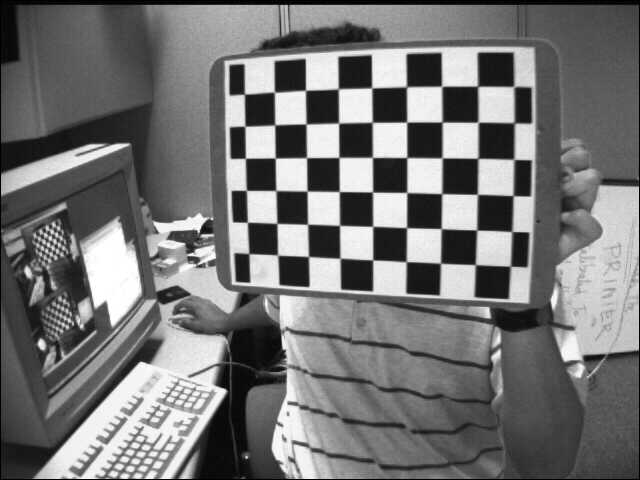
#> input picture Vision/images/imagesOpenCV/left01.jpg, 640 x 480 px, given in place of the camera
$ python Contour.py   (older library calls are emulated)
#> lines starting #> are read from the running program, lines starting #| are printed output that depends on the picture; after the words box and inside, x2 and y2 are one past the last pixel; in counts of white or black regions, pixels touching at a corner belong together
import numpy as np
import cv2
cap = cv2.VideoCapture(0)

while (True):

    ret, frame = cap.read()
#> frame is the input picture: shape (480, 640, 3); min 0, max 255, mean 116.6
    imgray = cv2.cvtColor(frame, cv2.COLOR_BGR2GRAY)
    ret,thresh = cv2.threshold(imgray,127,255,0)
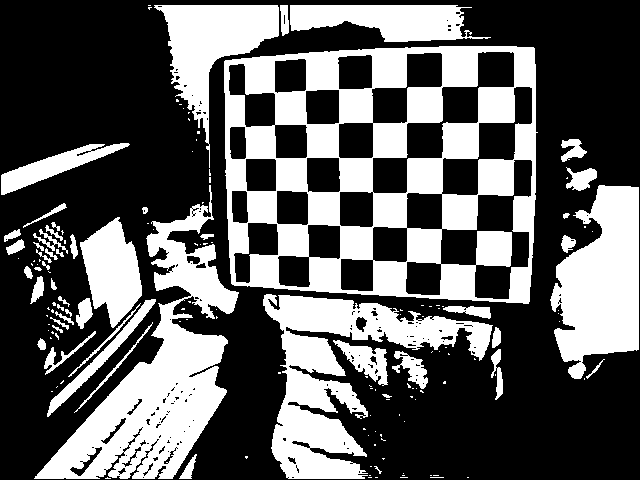
#> thresh: shape (480, 640); 37.2% white; 154 white regions (103 under 20 px)
    image, contours, hierarchy = cv2.findContours(thresh,cv2.RETR_TREE,cv2.CHAIN_APPROX_SIMPLE)
#> contours = 349 contours, 259 with area under 20; largest, box (x1, y1, x2, y2) and area: (224, 46, 538, 304) 74979, (34, 185, 239, 479) 19838, (263, 294, 493, 479) 14702, (550, 185, 639, 379) 11274, (154, 5, 279, 168) 7071

    img = cv2.drawContours(imgray, contours, -1, (0,255,0), 3) # all contours
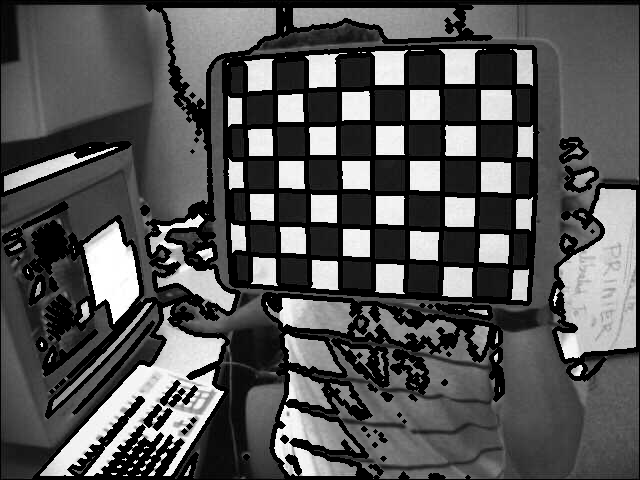
#> img: shape (480, 640); min 0, max 255, mean 84.3
    img = cv2.drawContours(imgray, contours, 3, (0,255,0), 3)
    cnt = contours[4]
#> cnt = [[368, 477], [371, 477]]
    img = cv2.drawContours(imgray, [cnt], 0, (0,255,0), 3)

    M = cv2.moments(cnt)
#> M = moments, m00 0
    print(M)
#> (printed output is left out)

    cv2.imshow('frame', imgray)
    if cv2.waitKey(1) & 0xFF == 27: # Waitkey is the wait, 27 means you hit esc to kill it
#> (key Esc is pressed here)
        break

cap.release()
cv2.destroyAllWindows()

$ run again, on Vision/images/imagesOpenCV/left02.jpg
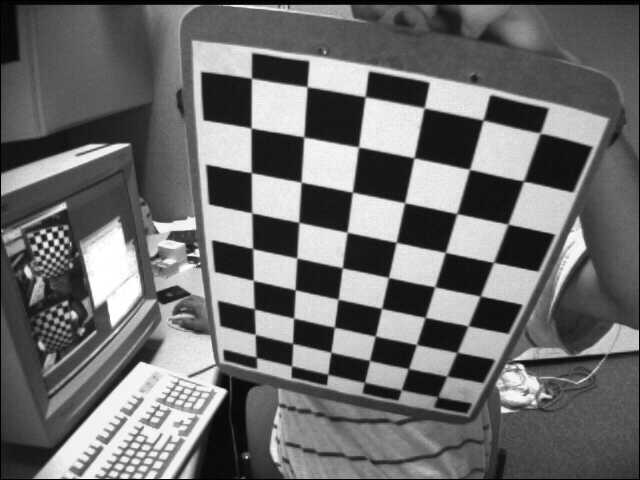
#> input picture Vision/images/imagesOpenCV/left02.jpg, 640 x 480 px, given in place of the camera
#> frame is the input picture: shape (480, 640, 3); min 0, max 255, mean 109
#> `ret,thresh = cv2.threshold(imgray,127,255,0)`:
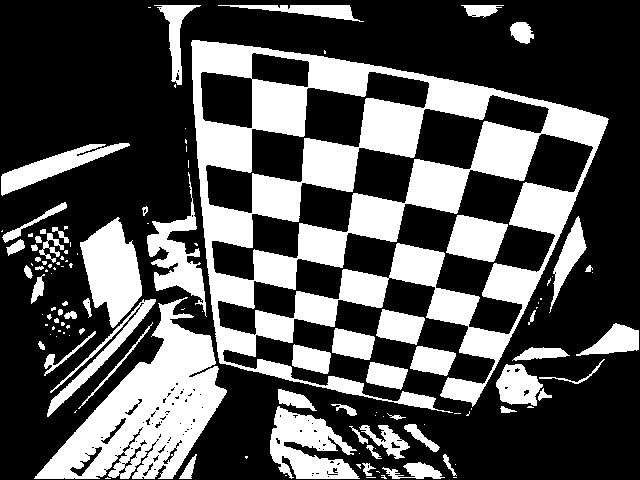
#> thresh: shape (480, 640); 32.9% white; 124 white regions (66 under 20 px)
#> contours = 243 contours, 165 with area under 20; largest, box (x1, y1, x2, y2) and area: (191, 40, 609, 413) 95302, (217, 133, 594, 336) 20172, (34, 297, 227, 479) 15284, (211, 94, 550, 281) 12506, (205, 71, 430, 214) 8862
#> `img = cv2.drawContours(imgray, contours, -1, (0,255,0), 3)`:
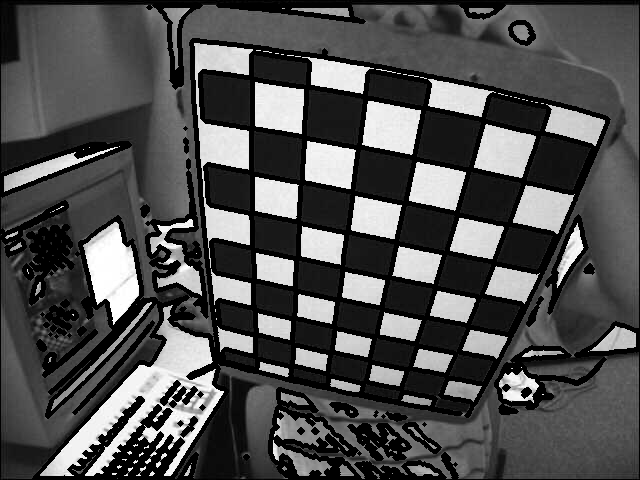
#> img: shape (480, 640); min 0, max 255, mean 79.5
#> cnt = [[285, 475], [286, 475]]
#> M = moments, m00 0
#> (printed output is left out)

$ run again, on Vision/images/imagesOpenCV/left03.jpg
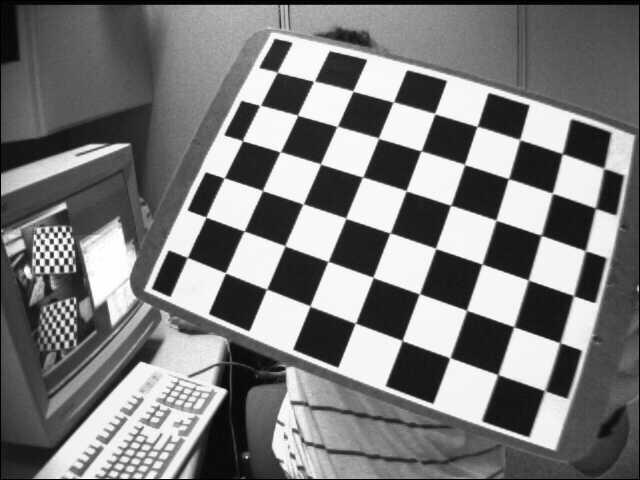
#> input picture Vision/images/imagesOpenCV/left03.jpg, 640 x 480 px, given in place of the camera
#> frame is the input picture: shape (480, 640, 3); min 0, max 255, mean 122.9
#> `ret,thresh = cv2.threshold(imgray,127,255,0)`:
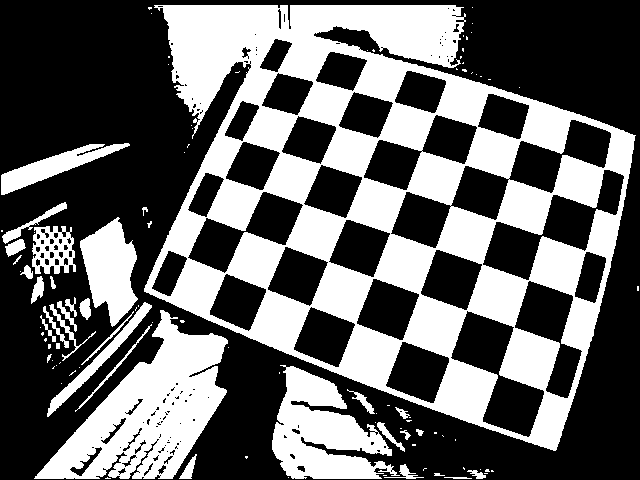
#> thresh: shape (480, 640); 40% white; 102 white regions (68 under 20 px)
#> contours = 277 contours, 182 with area under 20; largest, box (x1, y1, x2, y2) and area: (144, 5, 636, 451) 146526, (34, 310, 228, 479) 15336, (272, 365, 400, 479) 7633, (482, 169, 625, 281) 5240, (450, 310, 545, 438) 5094
#> `img = cv2.drawContours(imgray, contours, -1, (0,255,0), 3)`:
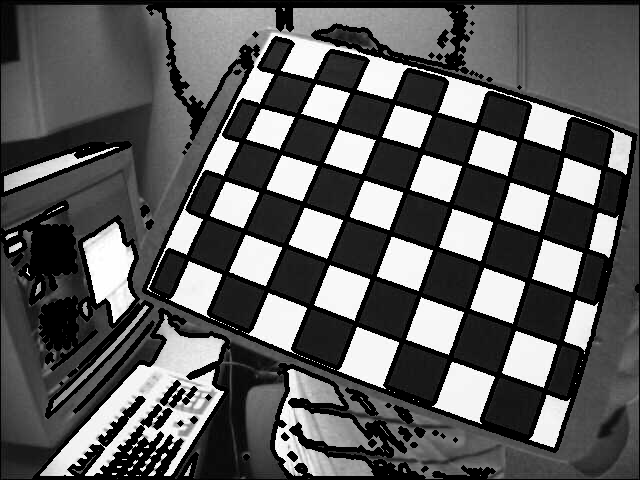
#> img: shape (480, 640); min 0, max 255, mean 92.5
#> cnt = [[484, 473], [487, 473]]
#> M = moments, m00 0
#> (printed output is left out)

$ run again, on Vision/images/imagesOpenCV/left04.jpg
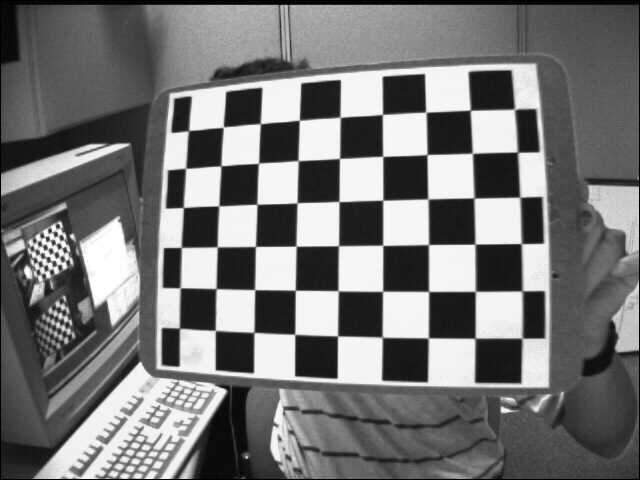
#> input picture Vision/images/imagesOpenCV/left04.jpg, 640 x 480 px, given in place of the camera
#> frame is the input picture: shape (480, 640, 3); min 0, max 255, mean 117.8
#> `ret,thresh = cv2.threshold(imgray,127,255,0)`:
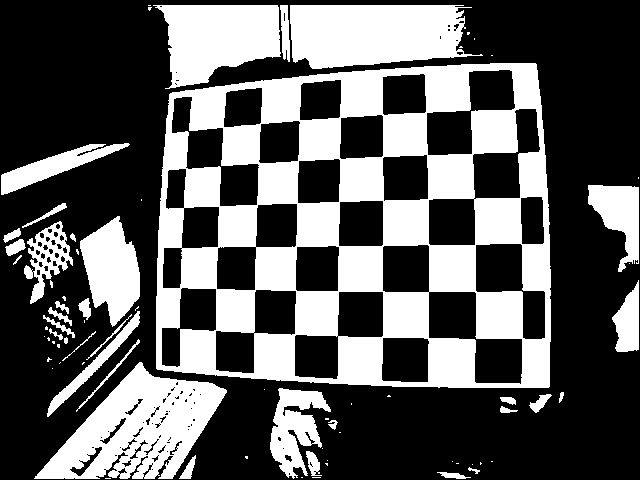
#> thresh: shape (480, 640); 36.5% white; 75 white regions (40 under 20 px)
#> contours = 218 contours, 115 with area under 20; largest, box (x1, y1, x2, y2) and area: (156, 63, 551, 388) 118964, (34, 362, 227, 479) 12000, (290, 5, 483, 69) 9589, (153, 5, 281, 89) 7196, (428, 291, 523, 385) 4404
#> `img = cv2.drawContours(imgray, contours, -1, (0,255,0), 3)`:
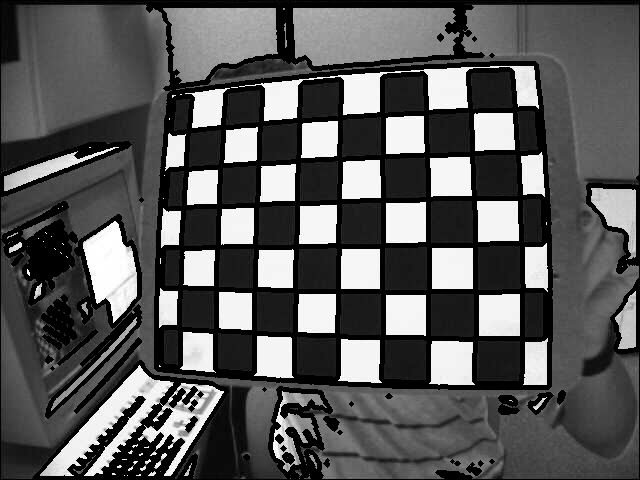
#> img: shape (480, 640); min 0, max 255, mean 88.2
#> cnt = contour of 20 points, box (x1, y1, x2, y2) (468, 467, 480, 474), area 20
#> M = moments, m00 19.5, centre m10/m00, m01/m00 = (473.6, 469.9)
#> (printed output is left out)
